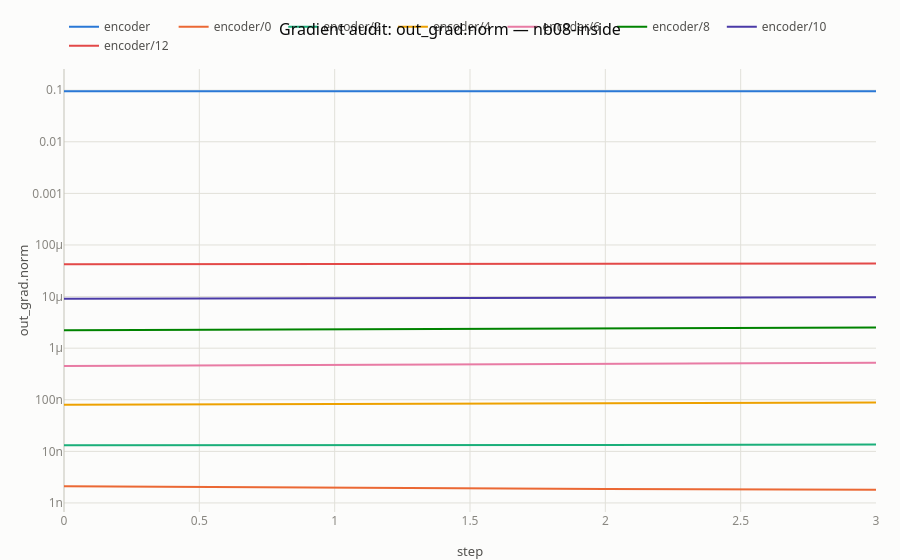

Notebook source saved alongside this figure:
### Code cell
# Series temporales por capa (por defecto plot_audit solo muestra raíces).
view.plot_audit(node="encoder", metric="out_grad.norm")

### Figure 1 — Plotly figure (JSON) as saved in the notebook; plotly's stock layout.template omitted (floating-point values rounded to 4 significant figures)
{"data": [{"hovertemplate": "encoder<br>step %{x} · %{y:.4g}<extra></extra>", "line": {"color": "#2a78d6", "width": 2}, "mode": "lines", "name": "encoder", "type": "scatter", "x": [0, 1, 2, 3], "y": [0.0958, 0.09572, 0.09565, 0.09557]}, {"hovertemplate": "encoder/0<br>step %{x} · %{y:.4g}<extra></extra>", "line": {"color": "#eb6834", "width": 2}, "mode": "lines", "name": "encoder/0", "type": "scatter", "x": [0, 1, 2, 3], "y": [2.103e-09, 1.965e-09, 1.861e-09, 1.794e-09]}, {"hovertemplate": "encoder/2<br>step %{x} · %{y:.4g}<extra></extra>", "line": {"color": "#1baf7a", "width": 2}, "mode": "lines", "name": "encoder/2", "type": "scatter", "x": [0, 1, 2, 3], "y": [1.307e-08, 1.306e-08, 1.322e-08, 1.354e-08]}, {"hovertemplate": "encoder/4<br>step %{x} · %{y:.4g}<extra></extra>", "line": {"color": "#eda100", "width": 2}, "mode": "lines", "name": "encoder/4", "type": "scatter", "x": [0, 1, 2, 3], "y": [7.972e-08, 8.205e-08, 8.489e-08, 8.829e-08]}, {"hovertemplate": "encoder/6<br>step %{x} · %{y:.4g}<extra></extra>", "line": {"color": "#e87ba4", "width": 2}, "mode": "lines", "name": "encoder/6", "type": "scatter", "x": [0, 1, 2, 3], "y": [4.488e-07, 4.709e-07, 4.95e-07, 5.212e-07]}, {"hovertemplate": "encoder/8<br>step %{x} · %{y:.4g}<extra></extra>", "line": {"color": "#008300", "width": 2}, "mode": "lines", "name": "encoder/8", "type": "scatter", "x": [0, 1, 2, 3], "y": [2.232e-06, 2.309e-06, 2.399e-06, 2.501e-06]}, {"hovertemplate": "encoder/10<br>step %{x} · %{y:.4g}<extra></extra>", "line": {"color": "#4a3aa7", "width": 2}, "mode": "lines", "name": "encoder/10", "type": "scatter", "x": [0, 1, 2, 3], "y": [9.085e-06, 9.274e-06, 9.491e-06, 9.737e-06]}, {"hovertemplate": "encoder/12<br>step %{x} · %{y:.4g}<extra></extra>", "line": {"color": "#e34948", "width": 2}, "mode": "lines", "name": "encoder/12", "type": "scatter", "x": [0, 1, 2, 3], "y": [4.24e-05, 4.276e-05, 4.32e-05, 4.372e-05]}], "layout": {"showlegend": true, "title": {"text": "Gradient audit: out_grad.norm — nb08-inside"}, "xaxis": {"title": {"text": "step"}}, "yaxis": {"title": {"text": "out_grad.norm"}, "type": "log"}}}
